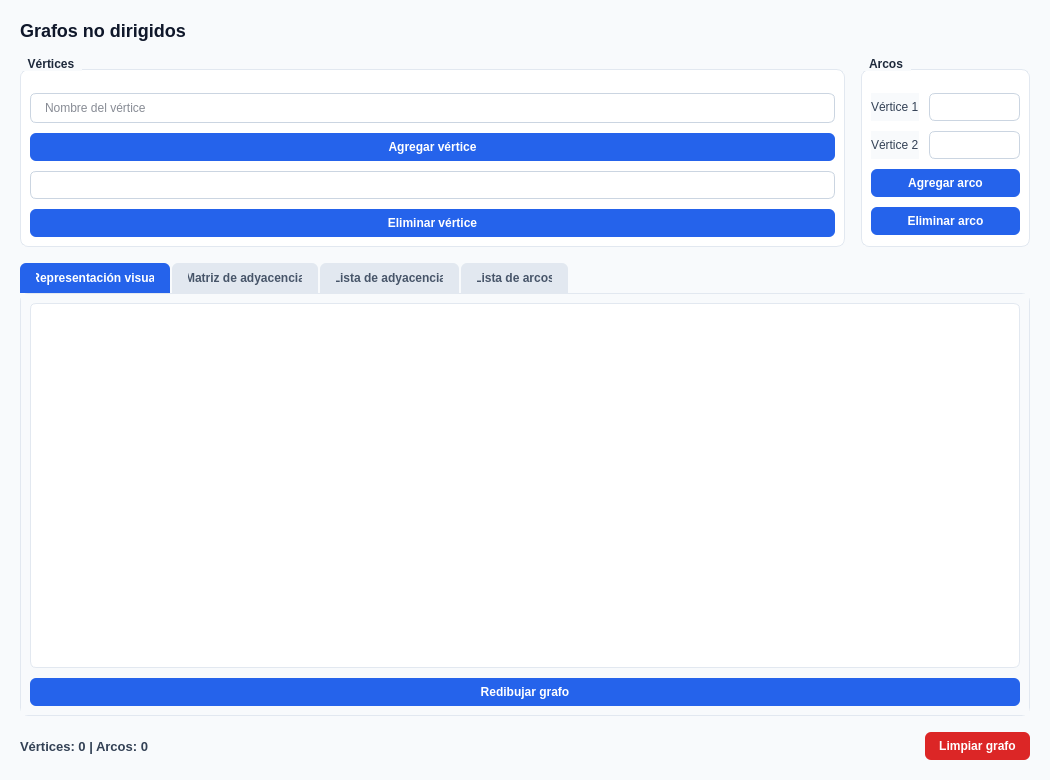
<?xml version="1.0" encoding="UTF-8"?>
<ui version="4.0">
 <class>GrafosWindow</class>
 <widget class="QWidget" name="GrafosWindow">
  <property name="geometry">
   <rect>
    <x>0</x>
    <y>0</y>
    <width>1050</width>
    <height>780</height>
   </rect>
  </property>
  <property name="windowTitle">
   <string>Grafos no dirigidos</string>
  </property>
  <property name="styleSheet">
   <string notr="true">
    QWidget {
        background-color: #f8fafc;
        color: #1e293b;
        font-family: 'Segoe UI', Arial, sans-serif;
    }
    QLabel {
        color: #334155;
    }
    QLabel#label_title {
        color: #0f172a;
        font-size: 18px;
        font-weight: bold;
    }
    QLineEdit {
        background-color: #ffffff;
        border: 1px solid #cbd5e1;
        border-radius: 6px;
        padding: 6px 12px;
        color: #0f172a;
    }
    QLineEdit:focus {
        border: 2px solid #2563eb;
    }
    QComboBox {
        background-color: #ffffff;
        border: 1px solid #cbd5e1;
        border-radius: 6px;
        padding: 5px 10px;
        color: #0f172a;
    }
    QComboBox:focus {
        border: 2px solid #2563eb;
    }
    QComboBox::drop-down {
        subcontrol-origin: padding;
        subcontrol-position: top right;
        width: 25px;
        border-left-width: 0px;
    }
    QPushButton {
        background-color: #2563eb;
        color: #ffffff;
        border-radius: 6px;
        padding: 7px 14px;
        font-weight: 600;
    }
    QPushButton:hover {
        background-color: #1d4ed8;
    }
    QPushButton:pressed {
        background-color: #1e40af;
    }
    QPushButton#btnClearGraph {
        background-color: #dc2626;
    }
    QPushButton#btnClearGraph:hover {
        background-color: #b91c1c;
    }
    QGroupBox {
        font-weight: bold;
        border: 1px solid #e2e8f0;
        border-radius: 8px;
        margin-top: 12px;
        background-color: #ffffff;
        padding-top: 14px;
    }
    QGroupBox::title {
        subcontrol-origin: margin;
        subcontrol-position: top left;
        padding: 0 6px;
        background-color: #f8fafc;
        color: #1e293b;
    }
    QTabWidget::pane {
        border: 1px solid #e2e8f0;
        border-radius: 8px;
        background-color: #ffffff;
    }
    QTabBar::tab {
        background-color: #e2e8f0;
        color: #475569;
        padding: 8px 16px;
        border-top-left-radius: 6px;
        border-top-right-radius: 6px;
        margin-right: 2px;
        font-weight: 600;
    }
    QTabBar::tab:selected {
        background-color: #2563eb;
        color: #ffffff;
    }
    QGraphicsView, QTableWidget, QPlainTextEdit {
        background-color: #ffffff;
        border: 1px solid #e2e8f0;
        border-radius: 6px;
        gridline-color: #f1f5f9;
        color: #0f172a;
    }
    QHeaderView::section {
        background-color: #f1f5f9;
        color: #334155;
        padding: 6px;
        border: none;
        border-bottom: 1px solid #cbd5e1;
        font-weight: bold;
    }
   </string>
  </property>
  <layout class="QVBoxLayout" name="verticalLayout_main">
   <property name="spacing">
    <number>16</number>
   </property>
   <property name="leftMargin">
    <number>20</number>
   </property>
   <property name="topMargin">
    <number>20</number>
   </property>
   <property name="rightMargin">
    <number>20</number>
   </property>
   <property name="bottomMargin">
    <number>20</number>
   </property>
   <item>
    <widget class="QLabel" name="label_title">
     <property name="text">
      <string>Grafos no dirigidos</string>
     </property>
    </widget>
   </item>
   <item>
    <layout class="QHBoxLayout" name="horizontalLayout_controls">
     <property name="spacing">
      <number>16</number>
     </property>
     <item>
      <widget class="QGroupBox" name="groupBox_vertices">
       <property name="title">
        <string>Vértices</string>
       </property>
       <layout class="QVBoxLayout" name="verticalLayout_vertices">
        <property name="spacing">
         <number>10</number>
        </property>
        <item>
         <widget class="QLineEdit" name="txtVertex">
          <property name="placeholderText">
           <string>Nombre del vértice</string>
          </property>
         </widget>
        </item>
        <item>
         <widget class="QPushButton" name="btnAddVertex">
          <property name="text">
           <string>Agregar vértice</string>
          </property>
         </widget>
        </item>
        <item>
         <widget class="QComboBox" name="cmbVertex"/>
        </item>
        <item>
         <widget class="QPushButton" name="btnDeleteVertex">
          <property name="text">
           <string>Eliminar vértice</string>
          </property>
         </widget>
        </item>
       </layout>
      </widget>
     </item>
     <item>
      <widget class="QGroupBox" name="groupBox_arcos">
       <property name="title">
        <string>Arcos</string>
       </property>
       <layout class="QGridLayout" name="gridLayout_arcos">
        <property name="horizontalSpacing">
         <number>10</number>
        </property>
        <property name="verticalSpacing">
         <number>10</number>
        </property>
        <item row="0" column="0">
         <widget class="QLabel" name="label_origin">
          <property name="text">
           <string>Vértice 1</string>
          </property>
         </widget>
        </item>
        <item row="0" column="1">
         <widget class="QComboBox" name="cmbOrigin"/>
        </item>
        <item row="1" column="0">
         <widget class="QLabel" name="label_destination">
          <property name="text">
           <string>Vértice 2</string>
          </property>
         </widget>
        </item>
        <item row="1" column="1">
         <widget class="QComboBox" name="cmbDestination"/>
        </item>
        <item row="2" column="0" colspan="2">
         <widget class="QPushButton" name="btnAddEdge">
          <property name="text">
           <string>Agregar arco</string>
          </property>
         </widget>
        </item>
        <item row="3" column="0" colspan="2">
         <widget class="QPushButton" name="btnDeleteEdge">
          <property name="text">
           <string>Eliminar arco</string>
          </property>
         </widget>
        </item>
       </layout>
      </widget>
     </item>
    </layout>
   </item>
   <item>
    <widget class="QTabWidget" name="tabWidget_representations">
     <property name="sizePolicy">
      <sizepolicy hsizetype="Expanding" vsizetype="Expanding">
       <horstretch>0</horstretch>
       <verstretch>1</verstretch>
      </sizepolicy>
     </property>
     <property name="currentIndex">
      <number>0</number>
     </property>
     <widget class="QWidget" name="tab_visual">
      <attribute name="title">
       <string>Representación visual</string>
      </attribute>
      <layout class="QVBoxLayout" name="verticalLayout_visual">
       <property name="spacing">
        <number>10</number>
       </property>
       <item>
        <widget class="QGraphicsView" name="graphicsViewGraph">
         <property name="sizePolicy">
          <sizepolicy hsizetype="Expanding" vsizetype="Expanding">
           <horstretch>0</horstretch>
           <verstretch>0</verstretch>
          </sizepolicy>
         </property>
        </widget>
       </item>
       <item>
        <widget class="QPushButton" name="btnRedrawGraph">
         <property name="text">
          <string>Redibujar grafo</string>
         </property>
        </widget>
       </item>
      </layout>
     </widget>
     <widget class="QWidget" name="tab_matrix">
      <attribute name="title">
       <string>Matriz de adyacencia</string>
      </attribute>
      <layout class="QVBoxLayout" name="verticalLayout_matrix">
       <item>
        <widget class="QTableWidget" name="tblAdjacencyMatrix">
         <property name="editTriggers">
          <set>QAbstractItemView::NoEditTriggers</set>
         </property>
        </widget>
       </item>
      </layout>
     </widget>
     <widget class="QWidget" name="tab_adjacency_list">
      <attribute name="title">
       <string>Lista de adyacencia</string>
      </attribute>
      <layout class="QVBoxLayout" name="verticalLayout_adj_list">
       <item>
        <widget class="QPlainTextEdit" name="txtAdjacencyList">
         <property name="readOnly">
          <bool>true</bool>
         </property>
        </widget>
       </item>
      </layout>
     </widget>
     <widget class="QWidget" name="tab_edges_list">
      <attribute name="title">
       <string>Lista de arcos</string>
      </attribute>
      <layout class="QVBoxLayout" name="verticalLayout_edges_list">
       <item>
        <widget class="QTableWidget" name="tblEdges">
         <property name="editTriggers">
          <set>QAbstractItemView::NoEditTriggers</set>
         </property>
         <column>
          <property name="text">
           <string>Vértice 1</string>
          </property>
         </column>
         <column>
          <property name="text">
           <string>Vértice 2</string>
          </property>
         </column>
        </widget>
       </item>
      </layout>
     </widget>
    </widget>
   </item>
   <item>
    <layout class="QHBoxLayout" name="horizontalLayout_footer">
     <item>
      <widget class="QLabel" name="lblGraphStatus">
       <property name="font">
        <font>
         <pointsize>10</pointsize>
         <bold>true</bold>
        </font>
       </property>
       <property name="text">
        <string>Vértices: 0 | Arcos: 0</string>
       </property>
      </widget>
     </item>
     <item>
      <spacer name="horizontalSpacer">
       <property name="orientation">
        <enum>Qt::Horizontal</enum>
       </property>
       <property name="sizeHint" stdset="0">
        <size>
         <width>40</width>
         <height>20</height>
        </size>
       </property>
      </spacer>
     </item>
     <item>
      <widget class="QPushButton" name="btnClearGraph">
       <property name="text">
        <string>Limpiar grafo</string>
       </property>
      </widget>
     </item>
    </layout>
   </item>
  </layout>
 </widget>
 <resources/>
 <connections/>
</ui>
